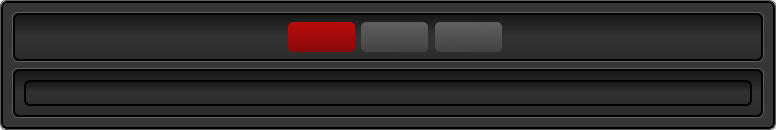
            <widget class="QFrame" name="frame_white_border_2">
             <property name="minimumSize">
              <size>
               <width>400</width>
               <height>0</height>
              </size>
             </property>
             <property name="styleSheet">
              <string notr="true">QFrame {
    border: 1px solid rgb(95, 95, 95);
    border-radius: 6px;
}</string>
             </property>
             <property name="frameShape">
              <enum>QFrame::StyledPanel</enum>
             </property>
             <property name="frameShadow">
              <enum>QFrame::Raised</enum>
             </property>
             <property name="lineWidth">
              <number>1</number>
             </property>
             <layout class="QGridLayout" name="gridLayout_17">
              <property name="margin">
               <number>0</number>
              </property>
              <property name="spacing">
               <number>0</number>
              </property>
              <item row="0" column="0">
               <widget class="QFrame" name="frame_center_nest_5">
                <property name="minimumSize">
                 <size>
                  <width>400</width>
                  <height>0</height>
                 </size>
                </property>
                <property name="styleSheet">
                 <string notr="true">QFrame {
  background: rgb(54, 54, 54);
    border-style: solid;
    border: 2px solid #000000;
    border-radius: 6px;
}</string>
                </property>
                <property name="frameShape">
                 <enum>QFrame::StyledPanel</enum>
                </property>
                <property name="frameShadow">
                 <enum>QFrame::Raised</enum>
                </property>
                <property name="lineWidth">
                 <number>1</number>
                </property>
                <layout class="QVBoxLayout" name="verticalLayout_2">
                 <item>
                  <widget class="QFrame" name="frame_white_border_9">
                   <property name="minimumSize">
                    <size>
                     <width>200</width>
                     <height>50</height>
                    </size>
                   </property>
                   <property name="maximumSize">
                    <size>
                     <width>16777215</width>
                     <height>50</height>
                    </size>
                   </property>
                   <property name="styleSheet">
                    <string notr="true">QFrame {
    border: 1px solid rgb(95, 95, 95);
    border-radius: 6px;
}</string>
                   </property>
                   <property name="frameShape">
                    <enum>QFrame::StyledPanel</enum>
                   </property>
                   <property name="frameShadow">
                    <enum>QFrame::Raised</enum>
                   </property>
                   <property name="lineWidth">
                    <number>1</number>
                   </property>
                   <layout class="QGridLayout" name="gridLayout_18" rowstretch="0" columnstretch="0">
                    <property name="sizeConstraint">
                     <enum>QLayout::SetDefaultConstraint</enum>
                    </property>
                    <property name="margin">
                     <number>0</number>
                    </property>
                    <property name="spacing">
                     <number>0</number>
                    </property>
                    <item row="0" column="0">
                     <widget class="QFrame" name="frame_button_bar_6">
                      <property name="minimumSize">
                       <size>
                        <width>0</width>
                        <height>0</height>
                       </size>
                      </property>
                      <property name="maximumSize">
                       <size>
                        <width>16777215</width>
                        <height>16777215</height>
                       </size>
                      </property>
                      <property name="styleSheet">
                       <string notr="true">QFrame {
  background: rgb(29, 29, 29);
    border-style: solid;
    border: 2px solid #000000;
    border-radius: 6px;

background-color: qlineargradient(spread:pad, x1:0, y1:0, x2:0, y2:1, stop:0 rgba(23, 23, 23, 255), stop:0.497561 rgba(50, 50, 50, 255), stop:1 rgba(44, 44, 44, 255));
}</string>
                      </property>
                      <property name="frameShape">
                       <enum>QFrame::StyledPanel</enum>
                      </property>
                      <property name="frameShadow">
                       <enum>QFrame::Raised</enum>
                      </property>
                      <property name="lineWidth">
                       <number>1</number>
                      </property>
                      <layout class="QHBoxLayout" name="horizontalLayout_7">
                       <property name="spacing">
                        <number>0</number>
                       </property>
                       <property name="leftMargin">
                        <number>0</number>
                       </property>
                       <property name="topMargin">
                        <number>4</number>
                       </property>
                       <property name="rightMargin">
                        <number>0</number>
                       </property>
                       <property name="bottomMargin">
                        <number>0</number>
                       </property>
                       <item>
                        <spacer name="horizontalSpacer_10">
                         <property name="orientation">
                          <enum>Qt::Horizontal</enum>
                         </property>
                         <property name="sizeHint" stdset="0">
                          <size>
                           <width>173</width>
                           <height>37</height>
                          </size>
                         </property>
                        </spacer>
                       </item>
                       <item>
                        <widget class="QFrame" name="frame_24">
                         <property name="minimumSize">
                          <size>
                           <width>400</width>
                           <height>0</height>
                          </size>
                         </property>
                         <property name="styleSheet">
                          <string notr="true">border: none; background: none;</string>
                         </property>
                         <property name="frameShape">
                          <enum>QFrame::StyledPanel</enum>
                         </property>
                         <property name="frameShadow">
                          <enum>QFrame::Raised</enum>
                         </property>
                         <widget class="QPushButton" name="pushButton_135">
                          <property name="geometry">
                           <rect>
                            <x>100</x>
                            <y>3</y>
                            <width>67</width>
                            <height>30</height>
                           </rect>
                          </property>
                          <property name="minimumSize">
                           <size>
                            <width>20</width>
                            <height>20</height>
                           </size>
                          </property>
                          <property name="maximumSize">
                           <size>
                            <width>130</width>
                            <height>100</height>
                           </size>
                          </property>
                          <property name="font">
                           <font>
                            <pointsize>10</pointsize>
                            <weight>75</weight>
                            <bold>true</bold>
                           </font>
                          </property>
                          <property name="styleSheet">
                           <string notr="true">QPushButton:hover
{
    border: 1px solid #78879b;
    color: silver;
}

QPushButton {
	background-color: qlineargradient(spread:pad, x1:0.512, y1:1, x2:0.512195, y2:0, stop:0 rgba(137, 10, 10, 255), stop:1 rgba(186, 10, 10, 255));
border-radius: 5px;
}</string>
                          </property>
                          <property name="text">
                           <string/>
                          </property>
                          <property name="icon">
                           <iconset resource="grey_icons.qrc">
                            <normaloff>:/greys/images/grey_icons/10pc_gray_pure_right.svg</normaloff>:/greys/images/grey_icons/10pc_gray_pure_right.svg</iconset>
                          </property>
                          <property name="iconSize">
                           <size>
                            <width>14</width>
                            <height>14</height>
                           </size>
                          </property>
                          <property name="shortcut">
                           <string>Backspace</string>
                          </property>
                         </widget>
                         <widget class="QPushButton" name="pushButton_136">
                          <property name="geometry">
                           <rect>
                            <x>247</x>
                            <y>3</y>
                            <width>67</width>
                            <height>30</height>
                           </rect>
                          </property>
                          <property name="minimumSize">
                           <size>
                            <width>20</width>
                            <height>20</height>
                           </size>
                          </property>
                          <property name="maximumSize">
                           <size>
                            <width>130</width>
                            <height>100</height>
                           </size>
                          </property>
                          <property name="font">
                           <font>
                            <pointsize>10</pointsize>
                            <weight>75</weight>
                            <bold>true</bold>
                           </font>
                          </property>
                          <property name="styleSheet">
                           <string notr="true">QPushButton:hover
{
    border: 1px solid #78879b;
    color: silver;
}

QPushButton
{
    border-color: rgb(0,0,0);
}

QPushButton {
background-color: qlineargradient(spread:pad, x1:0.546341, y1:1, x2:0.512195, y2:0, stop:0 rgba(67, 67, 67, 255), stop:1 rgba(96, 96, 96, 255));
border-radius: 5px;
}</string>
                          </property>
                          <property name="text">
                           <string/>
                          </property>
                          <property name="icon">
                           <iconset resource="grey_icons.qrc">
                            <normaloff>:/greys/images/grey_icons/10pc_gray_save.svg</normaloff>:/greys/images/grey_icons/10pc_gray_save.svg</iconset>
                          </property>
                          <property name="iconSize">
                           <size>
                            <width>30</width>
                            <height>30</height>
                           </size>
                          </property>
                         </widget>
                         <widget class="QPushButton" name="pushButton_139">
                          <property name="geometry">
                           <rect>
                            <x>173</x>
                            <y>3</y>
                            <width>67</width>
                            <height>30</height>
                           </rect>
                          </property>
                          <property name="minimumSize">
                           <size>
                            <width>20</width>
                            <height>20</height>
                           </size>
                          </property>
                          <property name="maximumSize">
                           <size>
                            <width>130</width>
                            <height>100</height>
                           </size>
                          </property>
                          <property name="font">
                           <font>
                            <pointsize>10</pointsize>
                            <weight>75</weight>
                            <bold>true</bold>
                           </font>
                          </property>
                          <property name="styleSheet">
                           <string notr="true">QPushButton:hover
{
    border: 1px solid #78879b;
    color: silver;
}

QPushButton
{
    border-color: rgb(0,0,0);
}

QPushButton {
background-color: qlineargradient(spread:pad, x1:0.546341, y1:1, x2:0.512195, y2:0, stop:0 rgba(67, 67, 67, 255), stop:1 rgba(96, 96, 96, 255));
border-radius: 5px;
}</string>
                          </property>
                          <property name="text">
                           <string/>
                          </property>
                          <property name="icon">
                           <iconset resource="grey_icons.qrc">
                            <normaloff>:/greys/images/grey_icons/10pc_gray_pause.svg</normaloff>:/greys/images/grey_icons/10pc_gray_pause.svg</iconset>
                          </property>
                          <property name="iconSize">
                           <size>
                            <width>30</width>
                            <height>30</height>
                           </size>
                          </property>
                         </widget>
                        </widget>
                       </item>
                       <item>
                        <spacer name="horizontalSpacer_11">
                         <property name="orientation">
                          <enum>Qt::Horizontal</enum>
                         </property>
                         <property name="sizeHint" stdset="0">
                          <size>
                           <width>173</width>
                           <height>37</height>
                          </size>
                         </property>
                        </spacer>
                       </item>
                      </layout>
                     </widget>
                    </item>
                   </layout>
                  </widget>
                 </item>
                 <item>
                  <widget class="QFrame" name="frame_white_border_13">
                   <property name="minimumSize">
                    <size>
                     <width>200</width>
                     <height>50</height>
                    </size>
                   </property>
                   <property name="maximumSize">
                    <size>
                     <width>16777215</width>
                     <height>16777215</height>
                    </size>
                   </property>
                   <property name="styleSheet">
                    <string notr="true">QFrame {
    border: 1px solid rgb(95, 95, 95);
    border-radius: 6px;
}</string>
                   </property>
                   <property name="frameShape">
                    <enum>QFrame::StyledPanel</enum>
                   </property>
                   <property name="frameShadow">
                    <enum>QFrame::Raised</enum>
                   </property>
                   <property name="lineWidth">
                    <number>1</number>
                   </property>
                   <layout class="QGridLayout" name="gridLayout_19" rowstretch="0" columnstretch="0">
                    <property name="sizeConstraint">
                     <enum>QLayout::SetDefaultConstraint</enum>
                    </property>
                    <property name="margin">
                     <number>0</number>
                    </property>
                    <property name="spacing">
                     <number>0</number>
                    </property>
                    <item row="0" column="0">
                     <widget class="QFrame" name="frame_button_bar_12">
                      <property name="minimumSize">
                       <size>
                        <width>0</width>
                        <height>0</height>
                       </size>
                      </property>
                      <property name="maximumSize">
                       <size>
                        <width>16777215</width>
                        <height>16777215</height>
                       </size>
                      </property>
                      <property name="styleSheet">
                       <string notr="true">QFrame {
  background: rgb(29, 29, 29);
    border-style: solid;
    border: 2px solid #000000;
    border-radius: 6px;

background-color: qlineargradient(spread:pad, x1:0, y1:0, x2:0, y2:1, stop:0 rgba(23, 23, 23, 255), stop:0.497561 rgba(50, 50, 50, 255), stop:1 rgba(44, 44, 44, 255));
}</string>
                      </property>
                      <property name="frameShape">
                       <enum>QFrame::StyledPanel</enum>
                      </property>
                      <property name="frameShadow">
                       <enum>QFrame::Raised</enum>
                      </property>
                      <property name="lineWidth">
                       <number>1</number>
                      </property>
                      <layout class="QGridLayout" name="gridLayout_20">
                       <item row="0" column="0">
                        <widget class="QStackedWidget" name="stackedWidget_hardware">
                         <property name="currentIndex">
                          <number>0</number>
                         </property>
                         <widget class="QWidget" name="page_hardware_static">
                          <layout class="QHBoxLayout" name="horizontalLayout_15">
                           <property name="spacing">
                            <number>0</number>
                           </property>
                           <property name="margin">
                            <number>0</number>
                           </property>
                           <item>
                            <widget class="QLabel" name="label_7">
                             <property name="styleSheet">
                              <string notr="true">border: none;</string>
                             </property>
                             <property name="text">
                              <string/>
                             </property>
                             <property name="pixmap">
                              <pixmap resource="oct_gallery_resources.qrc">:/website/images/oct_gallery/2048x1024_repeated.tif</pixmap>
                             </property>
                             <property name="scaledContents">
                              <bool>true</bool>
                             </property>
                            </widget>
                           </item>
                          </layout>
                         </widget>
                         <widget class="QWidget" name="page_hardware_simulation"/>
                        </widget>
                       </item>
                      </layout>
                     </widget>
                    </item>
                   </layout>
                  </widget>
                 </item>
                </layout>
               </widget>
              </item>
             </layout>
            </widget>
